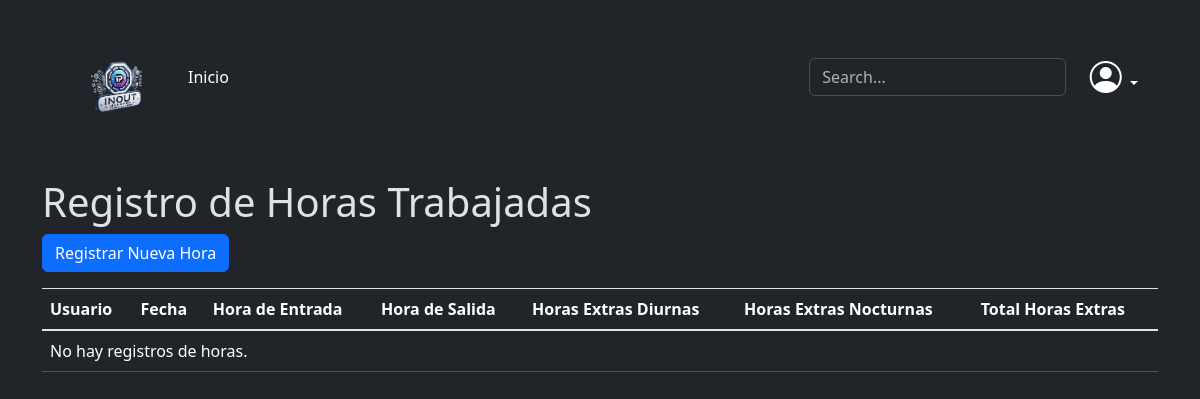
The app's page /comunidad/registro_horario/ (signed in), older data.
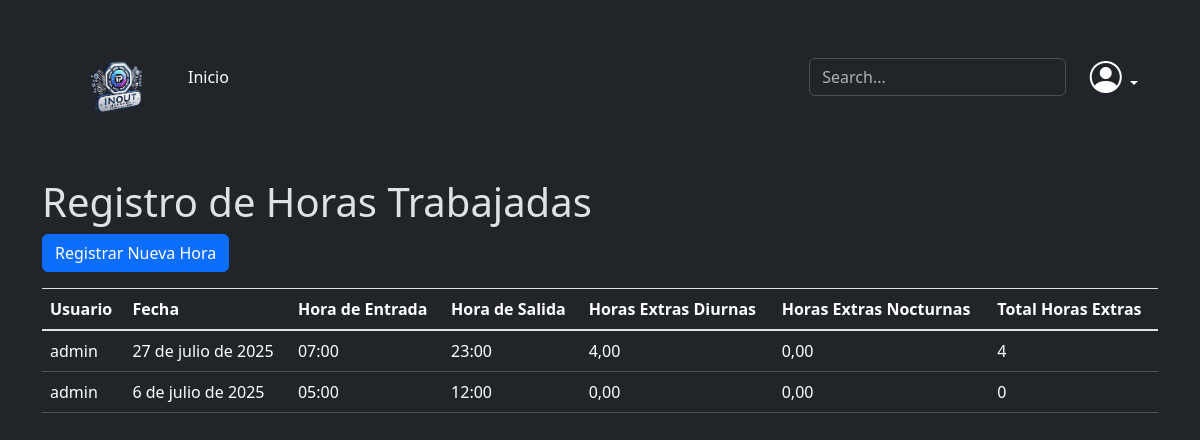
The same page, newer data.
### comunidad/models.py (models this page shows, shortened)
class RegistroHoras(models.Model):
    usuario = models.ForeignKey(User, on_delete=models.CASCADE)
    fecha = models.DateField(default=timezone.now)
    hora_entrada = models.TimeField()
    hora_salida = models.TimeField()
    horas_normales_diurnas = models.DecimalField(max_digits=5, decimal_places=2, default=0)
    horas_normales_nocturnas = models.DecimalField(max_digits=5, decimal_places=2, default=0)
    horas_extras_diurnas = models.DecimalField(max_digits=5, decimal_places=2, default=0)
    horas_extras_nocturnas = models.DecimalField(max_digits=5, decimal_places=2, default=0)
    recargo_nocturno = models.DecimalField(max_digits=5, decimal_places=2, default=0)
    recargo_dominical = models.DecimalField(max_digits=5, decimal_places=2, default=0)
    recargo_festivo = models.DecimalField(max_digits=5, decimal_places=2, default=0)

### comunidad/views.py (the view)
# urls.py: path("registro_horario/", lista_registro_horario, name='registro_horario_list'),
@login_required
def lista_registro_horario(request):
    registros = RegistroHoras.objects.filter(usuario=request.user)
    return render(request, 'comunidad/horas/registro_horario_list.html', {'registros': registros})

### base/context_processors.py (called while the page is built)
def sesion(request):
    usuario_actual= request.user
    image_user= r"/media/comunidad/default-user.jpeg"
    if request.user.is_authenticated:
        if Usuario.objects.filter(user_id=usuario_actual.id):
            image_user=Usuario.objects.get(user_id=usuario_actual.id).imagen.url
    context={
        'usuario_actual':usuario_actual,
        'image_user': image_user
    }
    return context

### base/templates/comunidad/horas/registro_horario_list.html
{% extends 'base.html' %}
{% load crispy_forms_tags %}
{% load bootstrap_icons %}
{% load static %}
{% block contenido %}
<div class="container mt-4">
    <h1>Registro de Horas Trabajadas</h1>
    <a href="{% url 'registro_horario_create' %}" class="btn btn-primary mb-3">Registrar Nueva Hora</a>
    <table class="table">
        <thead>
            <tr>
                <th>Usuario</th>
                <th>Fecha</th>
                <th>Hora de Entrada</th>
                <th>Hora de Salida</th>
                <th>Horas Extras Diurnas</th>
                <th>Horas Extras Nocturnas</th>
                <th>Total Horas Extras</th>
            </tr>
        </thead>
        <tbody>
            {% for registro in registros %}
            <tr>
                <td>{{ registro.usuario.username }}</td>
                <td>{{ registro.fecha }}</td>
                <td>{{ registro.hora_entrada }}</td>
                <td>{{ registro.hora_salida }}</td>
                <td>{{ registro.horas_extras_diurnas }}</td>
                <td>{{ registro.horas_extras_nocturnas }}</td>
                <td>{{ registro.horas_extras_diurnas|add:registro.horas_extras_nocturnas }}</td>
            </tr>
            {% empty %}
            <tr>
                <td colspan="7">No hay registros de horas.</td>
            </tr>
            {% endfor %}
        </tbody>
    </table>
</div>
{% endblock %}

### base/templates/base.html (shortened to what this page needs)
{% load django_bootstrap5 %}
{% load static %}
<!DOCTYPE html>
<html lang="es" data-bs-theme="dark">
<head>
    <link href="https://cdn.jsdelivr.net/npm/bootstrap@5.3.0/dist/css/bootstrap.min.css" rel="stylesheet">
    <link rel="stylesheet" href="https://cdnjs.cloudflare.com/ajax/libs/font-awesome/6.4.0/css/all.min.css">
<link rel="stylesheet" href="https://cdn.jsdelivr.net/npm/bootstrap-icons@1.8.0/font/bootstrap-icons.css">
    <link href="{% static 'css/style.css' %}" rel="stylesheet">
    <link rel="stylesheet" href="{% static 'css/adminlte.min.css' %}">
{% bootstrap_css %}
{% include 'partials/header.html' %}
</head>
{% block contenido %}{% endblock contenido %}

### base/templates/partials/header.html (shortened to what this page needs)
{% load static %}
{% load bootstrap_icons %}
<header class="p-3 mb-3 border-bottom, bg-dark">
  <div class="container">
    <div
      class="d-flex flex-wrap align-items-center justify-content-center justify-content-lg-start"
    >
      <a
        href="/"
        class="d-flex align-items-center mb-2 mb-lg-0 link-body-emphasis text-decoration-none"
      >
        <img
  src="{% static 'images/logoiom.png' %}"
  alt="Logo IOM"
  class="me-2"
  width="70"
  height="62"
  style="object-fit: contain;">
      </a>
      <ul
        class="nav col-12 col-lg-auto me-lg-auto mb-2 justify-content-center mb-md-0"
      >
        <li><a href="{% url 'index' %}" class="nav-link px-2 link-body-emphasis">Inicio</a></li>
      </ul>
      <form class="col-12 col-lg-auto mb-3 mb-lg-0 me-lg-3" role="search">
        <input
          type="search"
          class="form-control"
          placeholder="Search..."
          aria-label="Search"
        />
      </form>
      <div class="dropdown text-end">
        <a
          href="#"
          class="d-block link-body-emphasis text-decoration-none dropdown-toggle"
          data-bs-toggle="dropdown"
          aria-expanded="false"
        >
          <i class="bi bi-person-circle" style="font-size: 32px;"></i>
        </a>
      </div>
    </div>
  </div>
</header>

### static/css/style.css (style rules this page uses)
.d-flex { display: flex; justify-content: center; align-items: center; margin: 20px; }

Row changes from the older to the newer data that the page shows:
added RegistroHoras: usuario.username "admin", fecha "27 de julio de 2025", hora_entrada "07:00", hora_salida "23:00", horas_extras_diurnas "4,00", horas_extras_nocturnas "0,00", horas_extras_diurnas|add "4"
added RegistroHoras: usuario.username "admin", fecha "6 de julio de 2025", hora_entrada "05:00", hora_salida "12:00", horas_extras_diurnas "0,00", horas_extras_nocturnas "0,00", horas_extras_diurnas|add "0"
Text that changed along with them:
text no longer shown: "No hay registros de horas."
